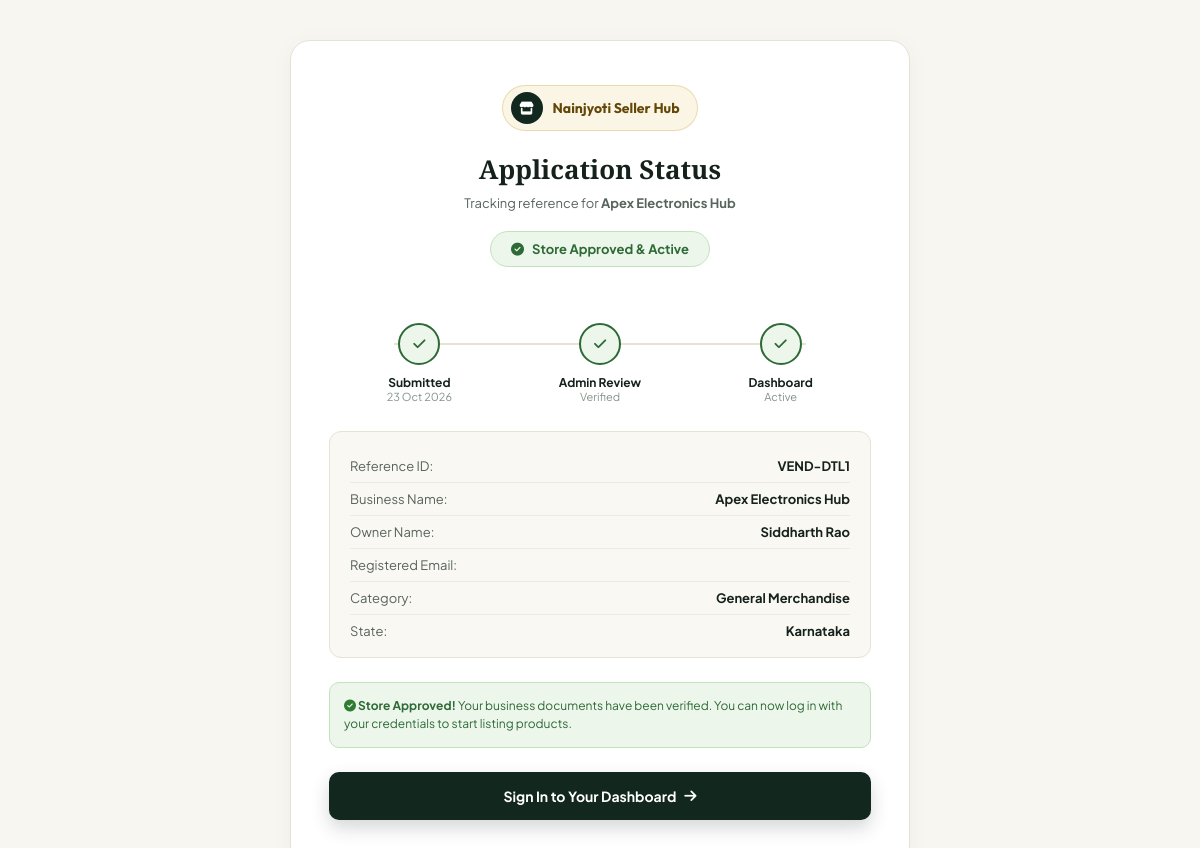
Screenshot of /status/VEND-DTL1/ with the database file from the repository.
### nainjyoti/models.py (models this page shows, shortened)
class VendorProfile(models.Model):
    STATUS_CHOICES = [
        ('PENDING', 'Pending Approval'),
        ('APPROVED', 'Approved'),
        ('REJECTED', 'Rejected'),
    ]
    user = models.OneToOneField(User, on_delete=models.CASCADE, related_name='vendor_profile')
    vendor_code = models.CharField(max_length=20, unique=True, blank=True)
    business_name = models.CharField(max_length=200)
    owner_name = models.CharField(max_length=150)
    phone = models.CharField(max_length=20)
    business_type = models.CharField(max_length=100, default='Retailer')
    category = models.CharField(max_length=100, default='General Merchandise')
    gst_number = models.CharField(max_length=30, blank=True)
    pan_number = models.CharField(max_length=20, blank=True)
    bank_name = models.CharField(max_length=100, blank=True)
    account_number = models.CharField(max_length=50, blank=True)
    ifsc_code = models.CharField(max_length=20, blank=True)
    address = models.TextField(blank=True)
    city = models.CharField(max_length=100, blank=True)
    state = models.CharField(max_length=100, blank=True)
    pincode = models.CharField(max_length=20, blank=True)
    gst_document = models.FileField(upload_to='vendor_documents/gst/', blank=True, null=True)
    pan_document = models.FileField(upload_to='vendor_documents/pan/', blank=True, null=True)
    id_proof = models.FileField(upload_to='vendor_documents/id_proof/', blank=True, null=True)
    store_description = models.TextField(blank=True)
    store_logo = models.ImageField(upload_to='vendor_documents/logos/', blank=True, null=True)
    store_banner = models.ImageField(upload_to='vendor_documents/banners/', blank=True, null=True)
    support_email = models.EmailField(blank=True, null=True)
    status = models.CharField(max_length=20, choices=STATUS_CHOICES, default='PENDING')
    rejection_reason = models.TextField(blank=True)
    auth_token = models.CharField(max_length=64, unique=True, blank=True, null=True, db_index=True)
    created_at = models.DateTimeField(auto_now_add=True)
    updated_at = models.DateTimeField(auto_now=True)
    class Meta:
        ordering = ['-created_at']

### nainjyoti/views.py (the view)
# urls.py: path('status/', views.vendor_status_view, name='vendor_status'),
def vendor_status_view(request, vendor_code=None):
    vendor = None
    if vendor_code:
        vendor = VendorProfile.objects.filter(vendor_code__iexact=vendor_code).first()
    return render(request, "vendor_status.html", {"vendor": vendor})

### templates/vendor_status.html (shortened to what this page needs)
{% load static %}
<!doctype html>
<html lang="en">
<head>
    <link href="https://cdnjs.cloudflare.com/ajax/libs/font-awesome/6.5.2/css/all.min.css" rel="stylesheet">
    <link href="{% static 'css/vendor_status.css' %}" rel="stylesheet">
</head>
<body>
    <div class="status-wrapper">
        <div class="status-card">
            <div class="brand-badge">
                <div class="brand-icon-box"><i class="fa-solid fa-store"></i></div>
                <div class="brand-title">Nain<span>jyoti</span> Seller Hub</div>
            </div>
            {% if vendor %}
                <h1 style="font-family:'Playfair Display',Georgia,serif;font-size:26px;font-weight:700;color:var(--ink-primary);margin-bottom:8px;">Application Status</h1>
                <p style="font-size:13px;color:var(--ink-secondary);margin-bottom:20px;">Tracking reference for <strong>{{ vendor.business_name }}</strong></p>
                {% if vendor.status == 'PENDING' %}
                    <div class="status-badge-lg pending">
                        <i class="fa-solid fa-hourglass-half"></i> Under Admin Review
                    </div>
                {% elif vendor.status == 'APPROVED' %}
                    <div class="status-badge-lg approved">
                        <i class="fa-solid fa-circle-check"></i> Store Approved &amp; Active
                    </div>
                {% elif vendor.status == 'REJECTED' %}
                    <div class="status-badge-lg rejected">
                        <i class="fa-solid fa-circle-xmark"></i> Application Rejected
                    </div>
                {% endif %}
                <div class="timeline">
                    <div class="timeline-step">
                        <div class="step-icon done"><i class="fa-solid fa-check"></i></div>
                        <div class="step-label">Submitted</div>
                        <div class="step-sub">{{ vendor.created_at|date:"d M Y" }}</div>
                    </div>
                    <div class="timeline-step">
                        <div class="step-icon {% if vendor.status == 'PENDING' %}active{% elif vendor.status == 'APPROVED' %}done{% else %}active{% endif %}">
                            <i class="fa-solid {% if vendor.status == 'APPROVED' %}fa-check{% else %}fa-user-shield{% endif %}"></i>
                        </div>
                        <div class="step-label">Admin Review</div>
                        <div class="step-sub">{% if vendor.status == 'PENDING' %}In Progress{% elif vendor.status == 'APPROVED' %}Verified{% else %}Declined{% endif %}</div>
                    </div>
                    <div class="timeline-step">
                        <div class="step-icon {% if vendor.status == 'APPROVED' %}done{% endif %}">
                            <i class="fa-solid {% if vendor.status == 'APPROVED' %}fa-check{% else %}fa-lock{% endif %}"></i>
                        </div>
                        <div class="step-label">Dashboard</div>
                        <div class="step-sub">{% if vendor.status == 'APPROVED' %}Active{% else %}Locked{% endif %}</div>
                    </div>
                </div>
                <div class="summary-card">
                    <div class="summary-row">
                        <span class="summary-label">Reference ID:</span>
                        <span class="summary-val">{{ vendor.vendor_code }}</span>
                    </div>
                    <div class="summary-row">
                        <span class="summary-label">Business Name:</span>
                        <span class="summary-val">{{ vendor.business_name }}</span>
                    </div>
                    <div class="summary-row">
                        <span class="summary-label">Owner Name:</span>
                        <span class="summary-val">{{ vendor.owner_name }}</span>
                    </div>
                    <div class="summary-row">
                        <span class="summary-label">Registered Email:</span>
                    </div>
                    <div class="summary-row">
                        <span class="summary-label">Category:</span>
                        <span class="summary-val">{{ vendor.category }}</span>
                    </div>
                    <div class="summary-row">
                        <span class="summary-label">State:</span>
                        <span class="summary-val">{{ vendor.state }}</span>
                    </div>
                </div>
                {% if vendor.status == 'PENDING' %}
                    <div style="background:#fcf8ee;border:1px solid #ebd09b;border-radius:10px;padding:14px;margin-bottom:24px;text-align:left;font-size:12px;color:#795708;line-height:1.5;">
                        <i class="fa-solid fa-circle-info me-1" style="color:var(--gold-accent);"></i>
                        <strong>Verification Note:</strong> Your documents (GST, PAN, Bank Details) are currently being checked by our compliance team. You will be able to log in to your vendor dashboard as soon as the Admin approves your profile.
                    </div>
                    <a href="{% url 'login' %}" class="btn-primary-action">
                        <i class="fa-solid fa-arrow-left me-1"></i> Return to Seller Sign In
                    </a>
                {% elif vendor.status == 'APPROVED' %}
                    <div style="background:#edf6eb;border:1px solid #c2e2be;border-radius:10px;padding:14px;margin-bottom:24px;text-align:left;font-size:12px;color:#2d6a36;line-height:1.5;">
                        <i class="fa-solid fa-circle-check me-1" style="color:#2e7d32;"></i>
                        <strong>Store Approved!</strong> Your business documents have been verified. You can now log in with your credentials to start listing products.
                    </div>
                    <a href="{% url 'login' %}" class="btn-primary-action">
                        <span>Sign In to Your Dashboard</span>
                        <i class="fa-solid fa-arrow-right ms-1"></i>
                    </a>
                {% endif %}
            {% endif %}
        </div>
    </div>
</body>
</html>

### rows the page displays
VendorProfile: business_name "Apex Electronics Hub", created_at "23 Oct 2026", vendor_code "VEND-DTL1", owner_name "Siddharth Rao", category "General Merchandise", state "Karnataka"
